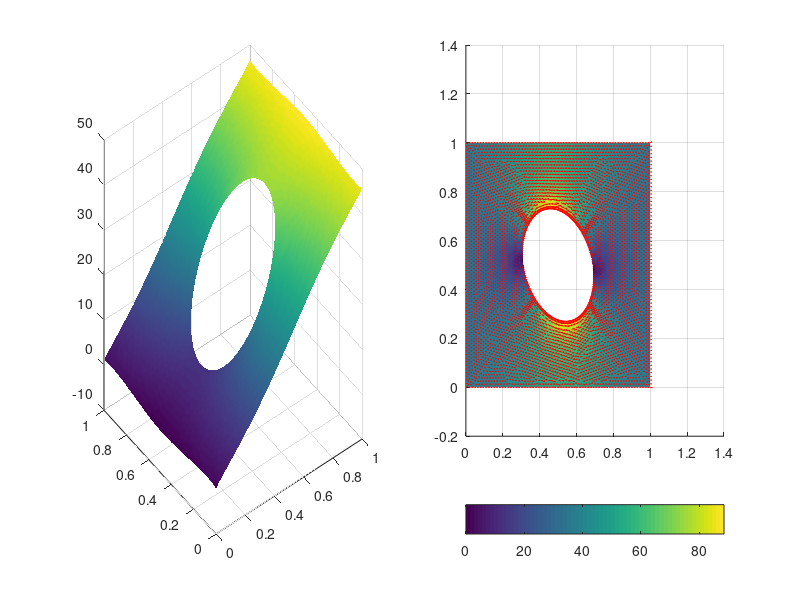

The MATLAB script that drew this image: (Note: this script raises an error after producing the figure.)
clear all;
close all;

Nodes = load('Node_2D_tri_lin.dat');
Elements = load('Element_2D_tri_lin.dat');
Solutions = load('result.dat');

% trimesh(Elements,Nodes(:,2),Nodes(:,3))
subplot(121);
trisurf(Elements,Nodes(:,2),Nodes(:,3), Solutions(:,1));
shading interp;

subplot(122);
ZERO = zeros(size(Nodes(:,2)));
norm_U = sqrt(Solutions(:,2).^2 + Solutions(:,3).^2);
trisurf(Elements,Nodes(:,2),Nodes(:,3), ZERO, norm_U);
shading interp;
hold on
quiver(Nodes(:,2),Nodes(:,3), Solutions(:,2), Solutions(:,3),'r');
hold off
view(2);
c = colorbar('southoutside');
c.Label.String = 'Velocity';
axis([0 1 0 1]);
